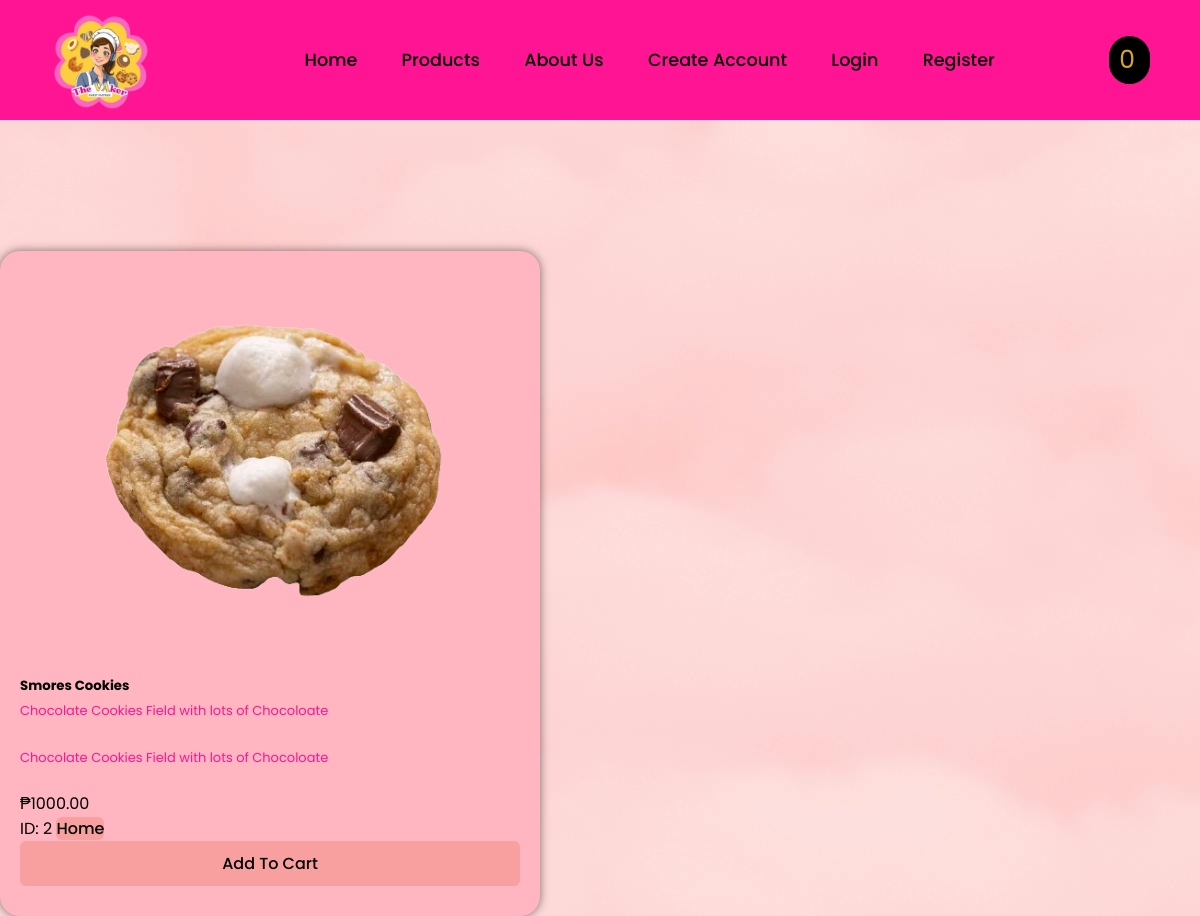
The app's page /product/2 with its own data.
### app/models.py (models this page shows, shortened)
class Product(models.Model):
    productName = models.CharField(max_length=50)
    productDesc = models.CharField(max_length=250, default='', blank=True, null=True)
    productPrice = models.DecimalField(default=0, max_digits=10, decimal_places=2)
    category = models.ForeignKey(Category, on_delete=models.CASCADE, default=1)
    image = models.ImageField(upload_to= 'uploads/product/')

### app/views.py (the view)
# urls.py: path('product/<int:pk>', views.product, name= 'product'),
def product(request,pk):
    product = Product.objects.get(id=pk)
    return render(request, 'app/product.html', {'product': product})

### cart/cart.py (called while the page is built)
    def __len__(self):
      return len(self.cart)

### cart/context_processors.py (called while the page is built)
def cart(request):
	return {'cart': Cart(request)}

### app/templates/app/product.html (shortened to what this page needs)
{% extends 'app/base.html' %}
{% load static %}
{% block content %}
    <nav class="nav-list">
        <a href="{% url 'home' %}">Home</a>
            <a href="{% url 'item' %}">Products</a>
            <a href="{% url 'about' %}">About Us</a>
            <a href="{% url 'Customer_Create' %}">Create Account</a>
             {% if user.is_authenticated %}
           <a href="{% url 'logout' %}">Logout</a>
        {% else %}
            <a href="{% url 'login' %}">Login</a>
            <a href="{% url 'register' %}">Register</a>
        {% endif %}
    </nav>
{% include 'app/navbar.html' %}
  <div class="">
      <br><br><br><br><br><br><br><br><br>
        <div class="card mb-3" style="max-width: 540px;">
            <div class="row g-0">
                <div class="col-md-4">
                    <img src="{{product.image.url}}" class="img-fluid rounded-start" alt="...">
                </div>
            <div class="col-md-8">
                <div class="card-body">
                 <h5 class="card-title">{{ product.productName }}</h5>
                <p class="card-text">{{ product.productDesc }}</p>
                    <p class="card-text">{{ product.productDesc }}</p>
                                    ₱{{product.productPrice}}
                    <br/>ID: {{product.id}}
                <a href="{% url 'home' %}" class="btn btn-secondary">Home</a>
                  <button type="button" class="btn btn-secondary" id="add-cart" value="{{product.id}}">Add To Cart</button>
            </div>
            </div>
        </div>
        </div>
    </div>
{% endblock content %}

### static/css/main.css (style rules this page uses)
* { box-sizing: border-box; margin: 0; padding: 0; scroll-behavior: smooth; list-style: none; text-decoration: none; font-family: 'Poppins', sans-serif; }
.nav-list a { position: relative; font-size: 1.1em; color: black; text-decoration: none; font-weight:500; margin-left: 40px; }
.nav-list a::after { content: ''; position: absolute; left: 0; bottom:-6px; width: 100%; height:3px; background: white; border-radius: 5px; transform: scaleX(0); transition: transform .5s; }
.row { position: relative; padding: 10px 20px 30px; background: lightpink; border-radius: 20px; box-shadow: 0 0 10px rgba(0, 0, 0, .5); }
.row img { width: 100%; height: auto; padding: 0px 20px 20px; transition: transform .5s ease; cursor: pointer; }
.row p { color: deeppink; font-size: 13px; line-height: 30px; margin-bottom: 1.1rem; }
.btn { width: 100%; height: 45px; background: #f89f9f; border: none; outline: none; border-radius: 6px; cursor: pointer; font-size: 1em; color: black; font-weight: 500; }
.card { border-radius: 12px; }
button { border-radius: 6px !important; }
a { text-decoration: none; color: #007bff; }

### records on screen
Product: image (picture), productName "Smores Cookies", productDesc "Chocolate Cookies Field with lots of Chocoloate", productPrice "1000.00", id "2"

### other values on screen
{{ cart|length }} "0"
